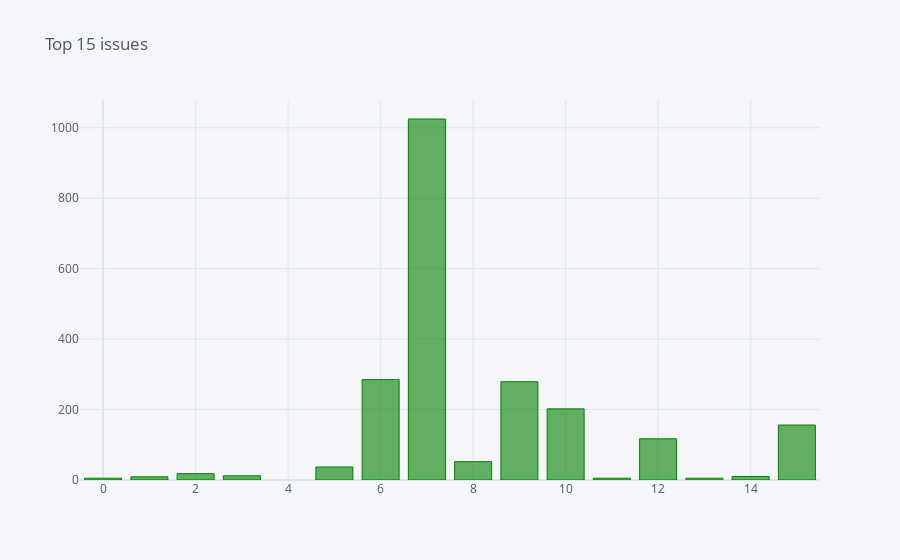

Write notebook code for a chart like this one.
### Code cell
from plotly.offline import iplot, init_notebook_mode
import cufflinks as cf
cf.go_offline()
cf.set_config_file(offline=False, world_readable=True)
sns.set(style='white')
dataset['Issue'].astype(str).str.strip("'").value_counts()[0:15].iplot(kind='bar',title='Top 15 issues',fontsize=14,color='green')

### Figure 1 — Plotly figure (JSON) as saved in the notebook; plotly's stock layout.template omitted (floating-point values rounded to 4 significant figures)
{"data": [{"name": "Issue", "text": "", "y": [1025, 285, 279, 202, 156, 117, 52, 37, 18, 12, 10, 9, 5, 5, 5], "marker": {"color": "rgba(0, 128, 0, 0.6)", "line": {"color": "rgba(0, 128, 0, 1.0)", "width": 1}}, "x": ["7", "6", "9", "10", "15", "12", "8", "5", "2", "3", "14", "1", "0", "13", "11"], "type": "bar", "orientation": "v"}], "layout": {"title": {"text": "Top 15 issues", "font": {"color": "#4D5663"}}, "paper_bgcolor": "#F5F6F9", "plot_bgcolor": "#F5F6F9", "yaxis": {"tickfont": {"color": "#4D5663"}, "zerolinecolor": "#E1E5ED", "title": {"text": "", "font": {"color": "#4D5663"}}, "gridcolor": "#E1E5ED", "showgrid": true}, "xaxis": {"tickfont": {"color": "#4D5663"}, "zerolinecolor": "#E1E5ED", "title": {"text": "", "font": {"color": "#4D5663"}}, "gridcolor": "#E1E5ED", "showgrid": true}, "legend": {"bgcolor": "#F5F6F9", "font": {"color": "#4D5663"}}}}
